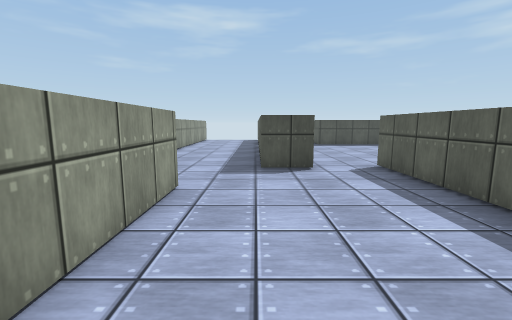
[1] (above)

18 first-person views from a walk through a Unity game level. The camera is 1.3 m above the floor, tilts 8° down and sees 90° across. The floor is counted in squares, 1 m on a side. Each view is taken from the middle of a square. On the plan, view 1 faces up. The plan holds only what a view shows up to about 13 squares ahead; the rest is blank. Surface patterns are stand-ins for the level's own textures.

[2]
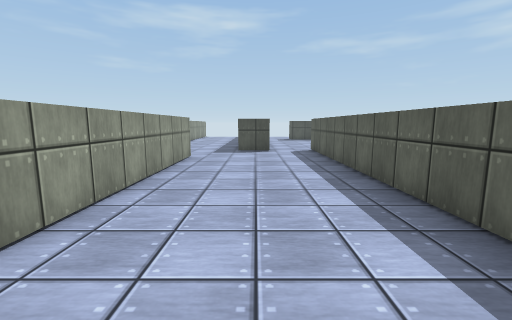

[3]
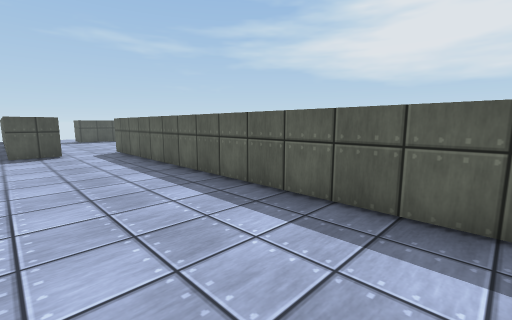

[4]
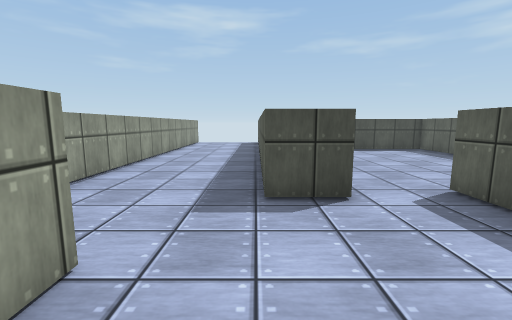

[5]
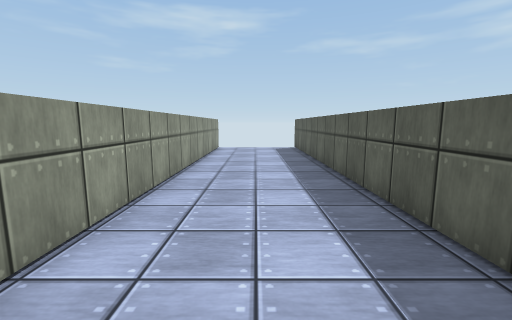

[6]
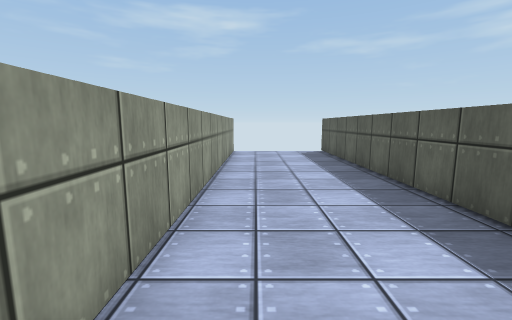

[7]
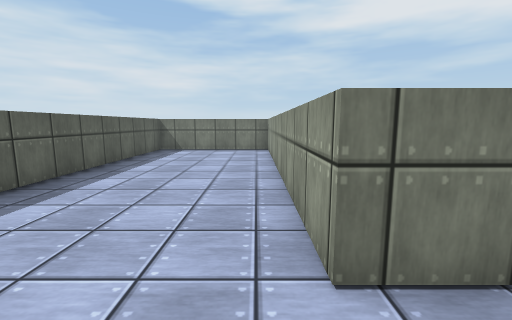

[8]
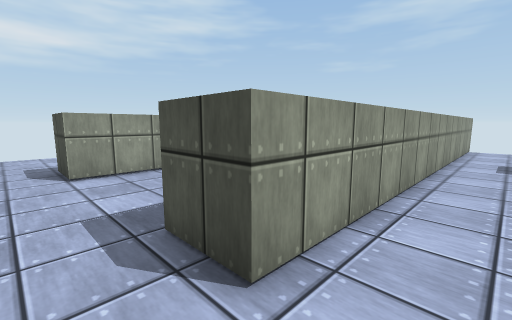

[9]
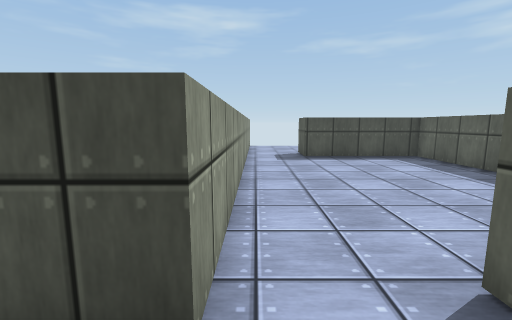

[10]
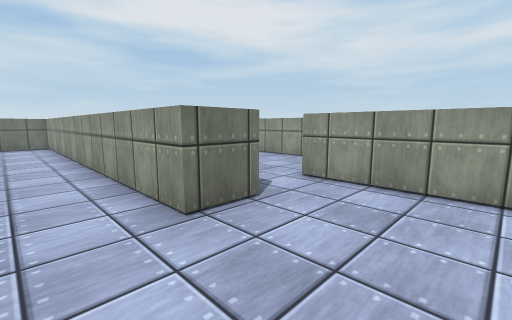

[11]
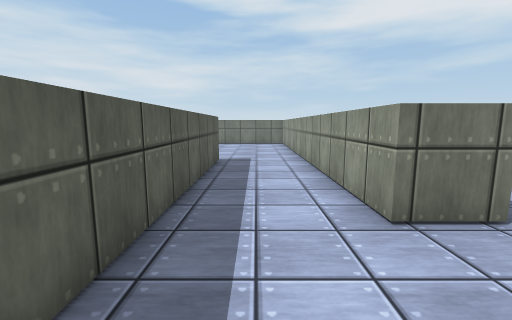

[12]
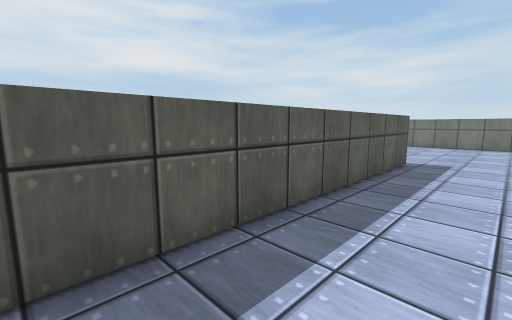

[13]
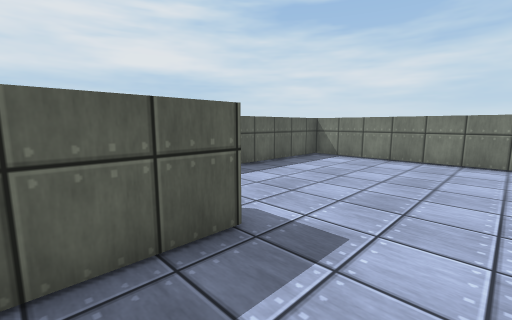

[14]
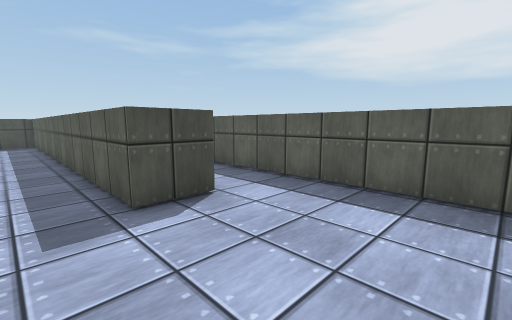

[15]
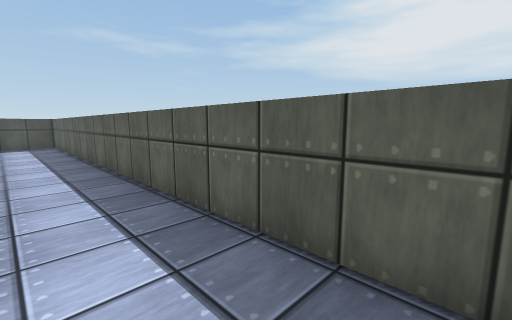

[16]
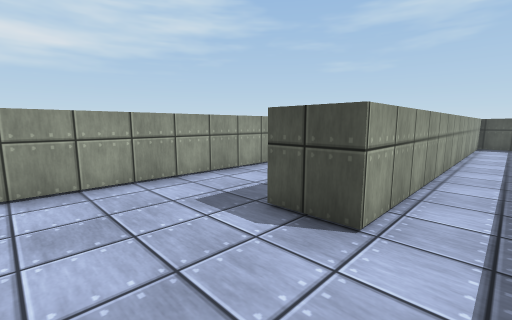

[17]
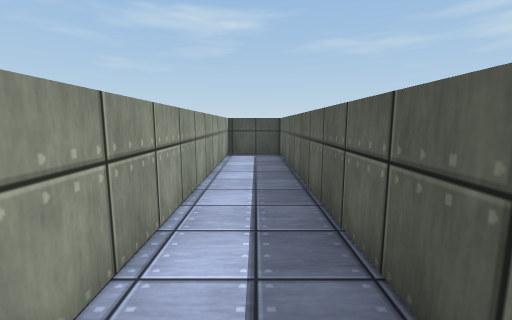

[18]
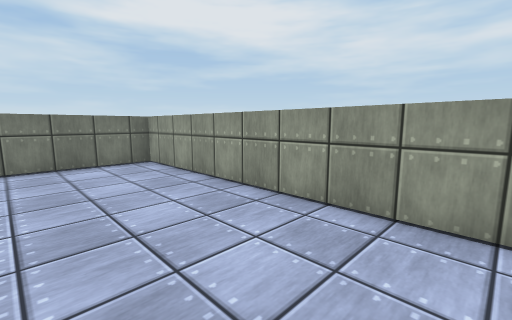

### Floor plan
Points are (right, up) in squares from view 1. A wall is a line through its corners. A room is listed if a view was taken in it or the views show most of it. See-through windows are left out.
Room 1 (views 1, 2, 3, 4, 5, 6, 7, 8, 9, 18)
walls: (1.7, 8.5) (1.7, 7.3) (0.2, 7.3) (0.2, 21.4); (-3, 5.2) (-1.6, 5.2) (-1.6, -5.7) (3.8, -5.7) (3.8, 7.8); (-4, 21) (-4, 7)
ways out: opening at (3, 8) to room 2; opening at (-3, 6)
Room 2 (views 10, 11, 12)
walls: (3.8, 7.8) (5.3, 7.8); (8.3, 8.6) (8.3, 16) (3.8, 16); (1.7, 15.5) (1.7, 8.5)
ways out: opening at (3, 8) to room 1; opening at (6.5, 9) to room 3; opening at (3, 16.5)
Room 3 (views 13, 14, 15, 16, 17)
walls: (5.3, 7.8) (5.3, -5.7) (12.1, -5.7) (12.1, 16) (9.8, 16) (9.8, 1.9) (8.3, 1.9) (8.3, 8.6)
ways out: opening at (6.5, 9) to room 2

Positions as (right, up) in squares from view 1, and headings:
1: (0, 0), facing up
2: (1, -5), facing up
3: (0, -5), facing up-right
4: (0, 3), facing up
5: (-2, 7), facing up
6: (-3, 9), facing up
7: (-1, 7), facing down
8: (3, 6), facing up-left
9: (2, 6), facing up
10: (7, 11), facing down-left
11: (7, 11), facing down
12: (6, 11), facing down-right
13: (6, 4), facing down-right
14: (7, -2), facing up-right
15: (10, -1), facing up-right
16: (11, -1), facing up-left
17: (11, 5), facing up
18: (2, 3), facing down-left
